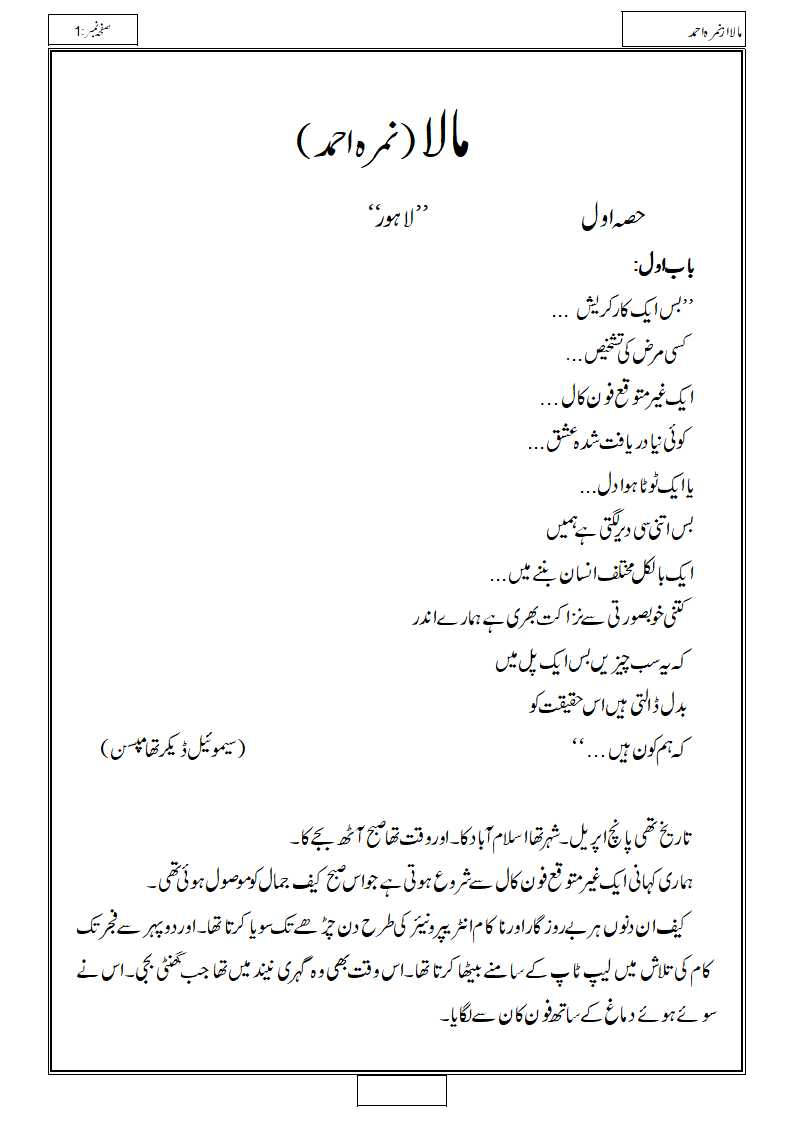
#> input picture Dev-UNB-Workstation/Dev_URduNovelBank/Programs/temp_img_0_0.jpg, 793 x 1122 px; its folder holds only this picture in this run
$ python -i cropimages.py   (imports and definitions only)
#> lines starting #> are read from the running program, lines starting #| are printed output that depends on the picture; after the words box and inside, x2 and y2 are one past the last pixel; in counts of white or black regions, pixels touching at a corner belong together
# [45 lines of commented-out code are left out]


import cv2
import numpy as np
import os

def crop_white_borders(image_path, output_path, threshold=250):
#> called with image_path = 'Programs/temp_img_0_0.jpg', output_path = 'out.png', threshold = 250
    try:
        # Read image
        img = cv2.imread(image_path)
#> img is the input picture: shape (1122, 793, 3); mean B, G, R 246.3, 246.4, 246.4
        if img is None:
            print(f"Error: Could not read {image_path}")
            return False

        # Convert to grayscale
        gray = cv2.cvtColor(img, cv2.COLOR_BGR2GRAY)

        # Apply threshold to detect white areas
        _, thresh = cv2.threshold(gray, threshold, 255, cv2.THRESH_BINARY_INV)
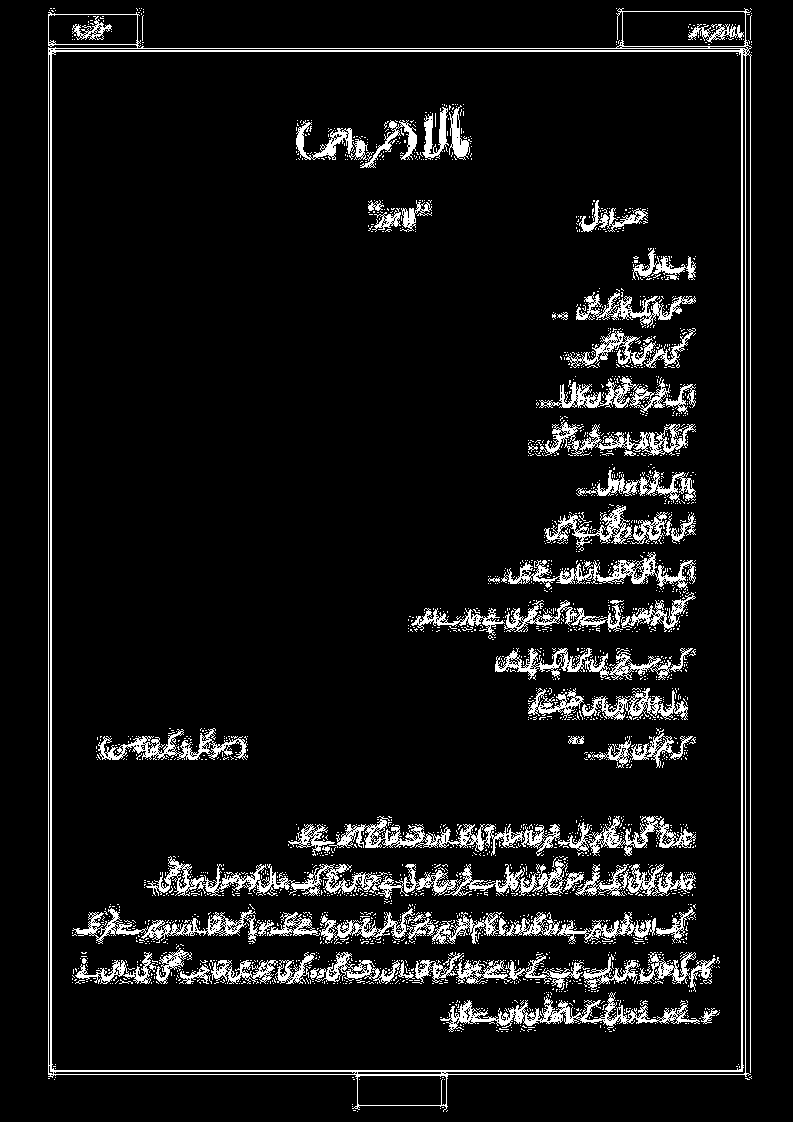
#> thresh: shape (1122, 793); 8% white in thin lines or dots, all inside (x1, y1, x2, y2) = (48, 8, 752, 1112)

        # Find non-white pixels
        coords = cv2.findNonZero(thresh)
#> coords = contour of 70881 points, box (x1, y1, x2, y2) (48, 8, 752, 1112), area 166825
        if coords is None:
            print(f"Error: No non-white content found in {image_path}")
            return False

        # Get bounding box
        x, y, w, h = cv2.boundingRect(coords)
#> x = 48; y = 8; w = 704; h = 1104

        # Ensure bounding box is valid
        if w == 0 or h == 0:
            print(f"Error: Invalid bounding box for {image_path}")
            return False

        # Crop image
        cropped = img[y:y+h, x:x+w]
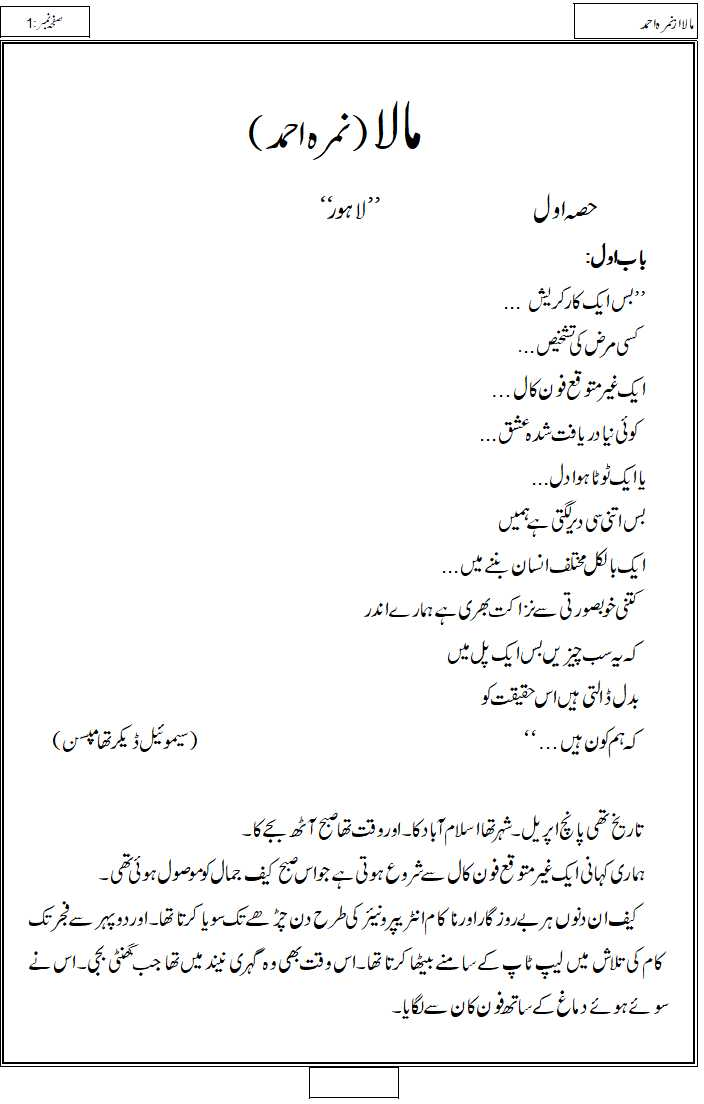
#> cropped: shape (1104, 704, 3); mean B, G, R 245.1, 245.2, 245.1

        # Save cropped image
        cv2.imwrite(output_path, cropped)
        return True

    except Exception as e:
        print(f"Error processing {image_path}: {str(e)}")
        return False

def process_folder(input_folder, output_folder, threshold=250):
    # Create output folder if it doesn't exist
    if not os.path.exists(output_folder):
        os.makedirs(output_folder)

    # Process each image file
    for filename in os.listdir(input_folder):
        if filename.lower().endswith(('.png', '.jpg', '.jpeg', '.webp')):
            input_path = os.path.join(input_folder, filename)
            output_path = os.path.join(output_folder, filename)

            # Avoid overwriting by adding a suffix if file exists
            base, ext = os.path.splitext(filename)
            counter = 1
            while os.path.exists(output_path):
                output_path = os.path.join(output_folder, f"{base}_{counter}{ext}")
                counter += 1

            # Process the image
            if crop_white_borders(input_path, output_path, threshold):
                print(f"Processed: {filename} -> {os.path.basename(output_path)}")
            else:
                print(f"Failed to process: {filename}")

# Example usage
input_folder = r"C:\Users\PCS\Downloads\umera ahmed novels pngs"
output_folder = r"C:\Users\PCS\Downloads\umera ahmed novels pngsokok"

# [1 line not run here, left out]

>>> result = crop_white_borders('Programs/temp_img_0_0.jpg', 'out.png')
